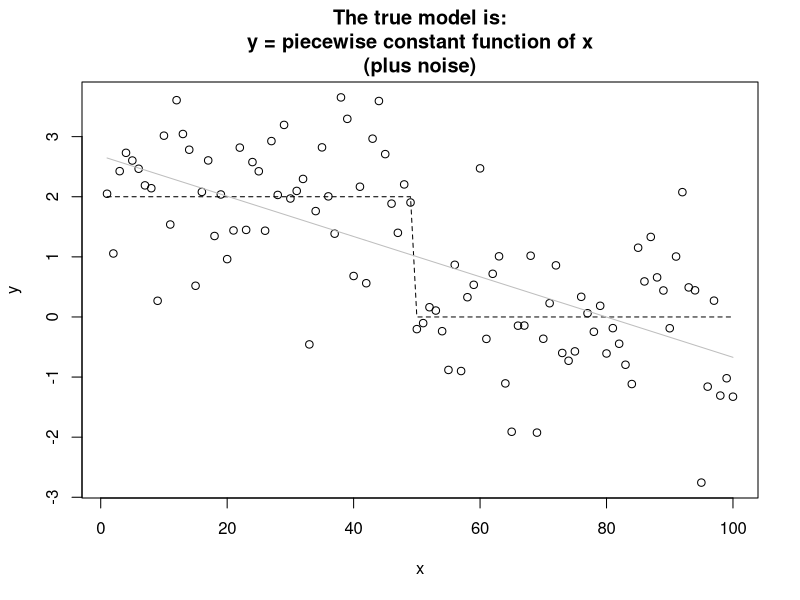
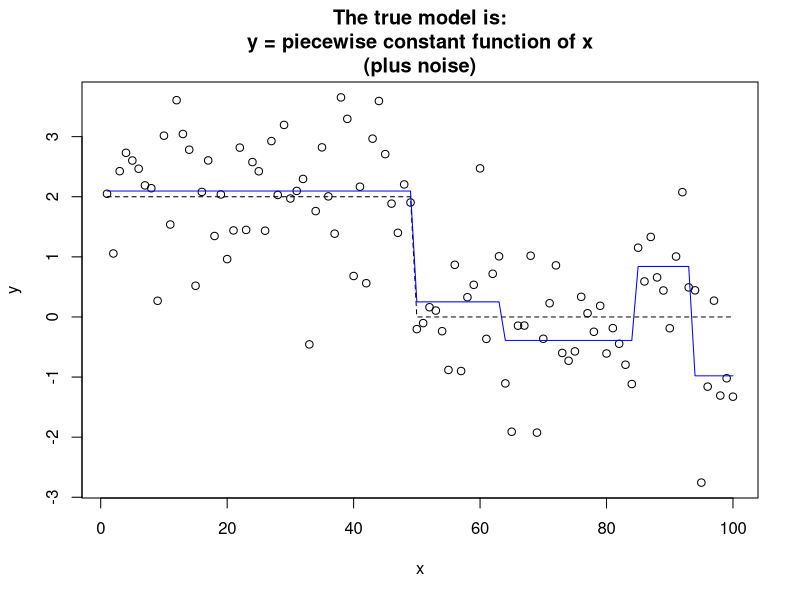
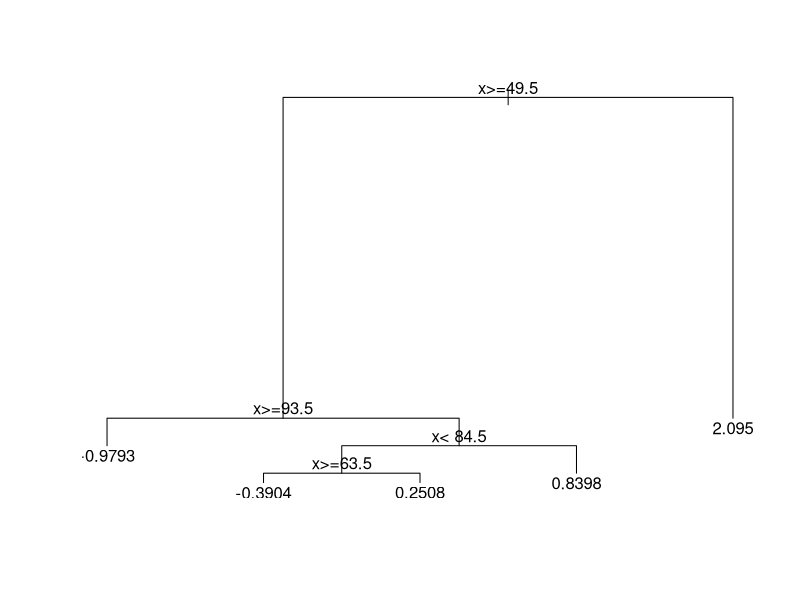
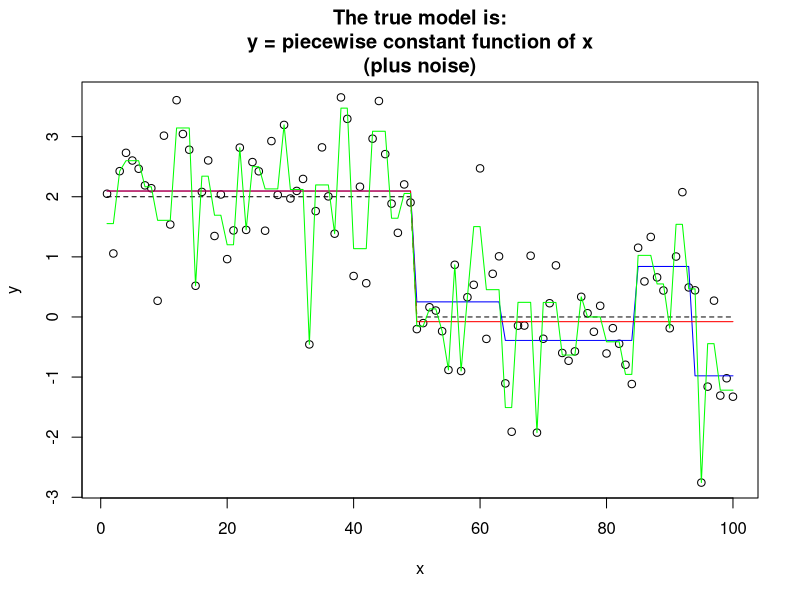

Source code (R) for these figures, in order:
# Outcomes
#
# 1. Apply recursive partitioning (tree) models
# 2. Identify and assess when a model might be overfitting
# 3. Assess and compare different models
#
# Announcements
# (small) assignment on modeling due Monday

# References
# https://cran.r-project.org/web/packages/rpart/vignettes/longintro.pdf

# Starting with simulated data, then on to real data.

n = 100
x = seq(n)
true_model = function(x){
    x_lt50 = x < 50
    out = rep(0, length(x))
    out[x_lt50] = out[x_lt50] + 2
    out
}
y = true_model(x) + rnorm(n)

plot(x, y, main = "The true model is:\ny = piecewise constant function of x\n(plus noise)")
lines(x, true_model(x), lty = 2)

# For reference, here's the standard linear model
d = data.frame(x = x, y = y)
fit_lm = lm(y ~ x, data = d)
lines(x, predict(fit_lm), col = "grey")


# Let's fit this model using recursive partitioning (decision trees)
library(rpart)


fit_default = rpart(y ~ x, data = d)

fit_default 

plot(x, y, main = "The true model is:\ny = piecewise constant function of x\n(plus noise)")
lines(x, true_model(x), lty = 2)
lines(d$x, predict(fit_default), col = "blue")

plot(fit_default)
text(fit_default)

# 123 GO: Did it find the true model?

# The standard linear model has exactly 1 line of best fit.
# In contrast, rpart has __tuning parameters__ options you control
# to determine exactly how it fits.

# Start with the defaults, and go from there.
?rpart.control

# What does minbucket do?

# What does parsimonious mean?
fit_parsimonious = rpart(y ~ x, data = d, minbucket = 30)

# Let's try to make one that badly overfits.
fit_overfit = rpart(y ~ x, data = d, minsplit = 4, cp = 0.0001)

plot(x, y, main = "The true model is:\ny = piecewise constant function of x\n(plus noise)")
lines(x, true_model(x), lty = 2)
lines(d$x, predict(fit_default), col = "blue")
lines(d$x, predict(fit_parsimonious), col = "red")
lines(d$x, predict(fit_overfit), col = "green")

# Which model will have the smallest error on the existing values?

# Let's compare the performance of these models on new data from the true model
d2 = data.frame(x, y = true_model(x) + rnorm(n))

# The average squared error.
mean((predict(fit_lm, d2) - d2$y)^2)

avg_least_squares = function(fit, data = d2){
    mean((predict(fit, data) - data$y)^2)
}

models = list(fit_lm, fit_default, fit_parsimonious, fit_overfit)
names(models) = c("linear", "default rpart", "parsimonious rpart", "way overfit rpart")

lapply(models, avg_least_squares)

# This evaluation relied on having new data.
# How can we have "new data" if we just have one data set, and the model is unknown?

# Real data
body = read.csv("Howell_us.csv")

# What columns does it "make sense" to use as the predictors for weight?
